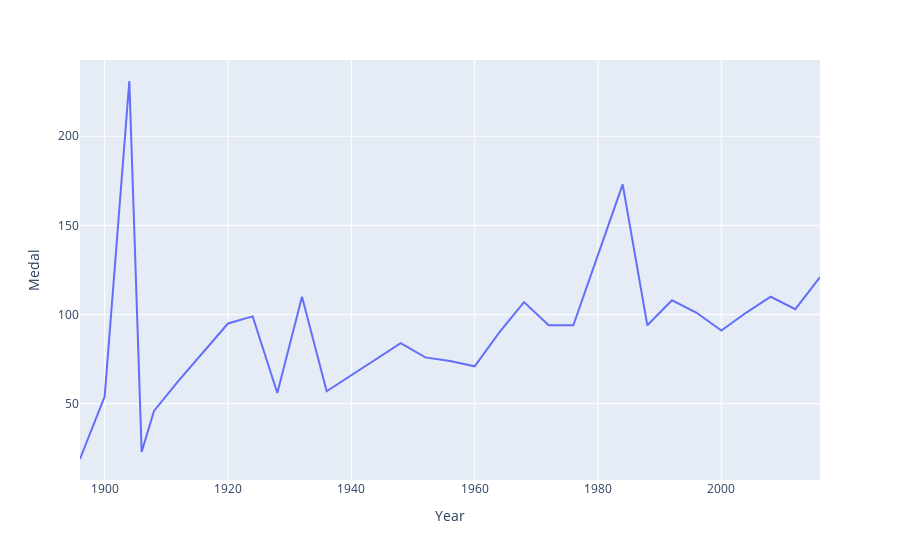

Notebook code for this chart:
### Code cell
fig=px.line(final_df,x="Year",y="Medal")
fig.show()

### Figure 1 — Plotly figure (JSON) as saved in the notebook; plotly's stock layout.template omitted (floating-point values rounded to 4 significant figures)
{"data": [{"hovertemplate": "Year=%{x}<br>Medal=%{y}<extra></extra>", "legendgroup": "", "line": {"color": "#636efa", "dash": "solid"}, "marker": {"symbol": "circle"}, "mode": "lines", "name": "", "orientation": "v", "showlegend": false, "type": "scatter", "x": [1896, 1900, 1904, 1906, 1908, 1912, 1920, 1924, 1928, 1932, 1936, 1948, 1952, 1956, 1960, 1964, 1968, 1972, 1976, 1984, 1988, 1992, 1996, 2000, 2004, 2008, 2012, 2016], "xaxis": "x", "y": [19, 54, 231, 23, 46, 63, 95, 99, 56, 110, 57, 84, 76, 74, 71, 90, 107, 94, 94, 173, 94, 108, 101, 91, 101, 110, 103, 121], "yaxis": "y"}], "layout": {"legend": {"tracegroupgap": 0}, "margin": {"t": 60}, "xaxis": {"anchor": "y", "domain": [0, 1], "title": {"text": "Year"}}, "yaxis": {"anchor": "x", "domain": [0, 1], "title": {"text": "Medal"}}}}
